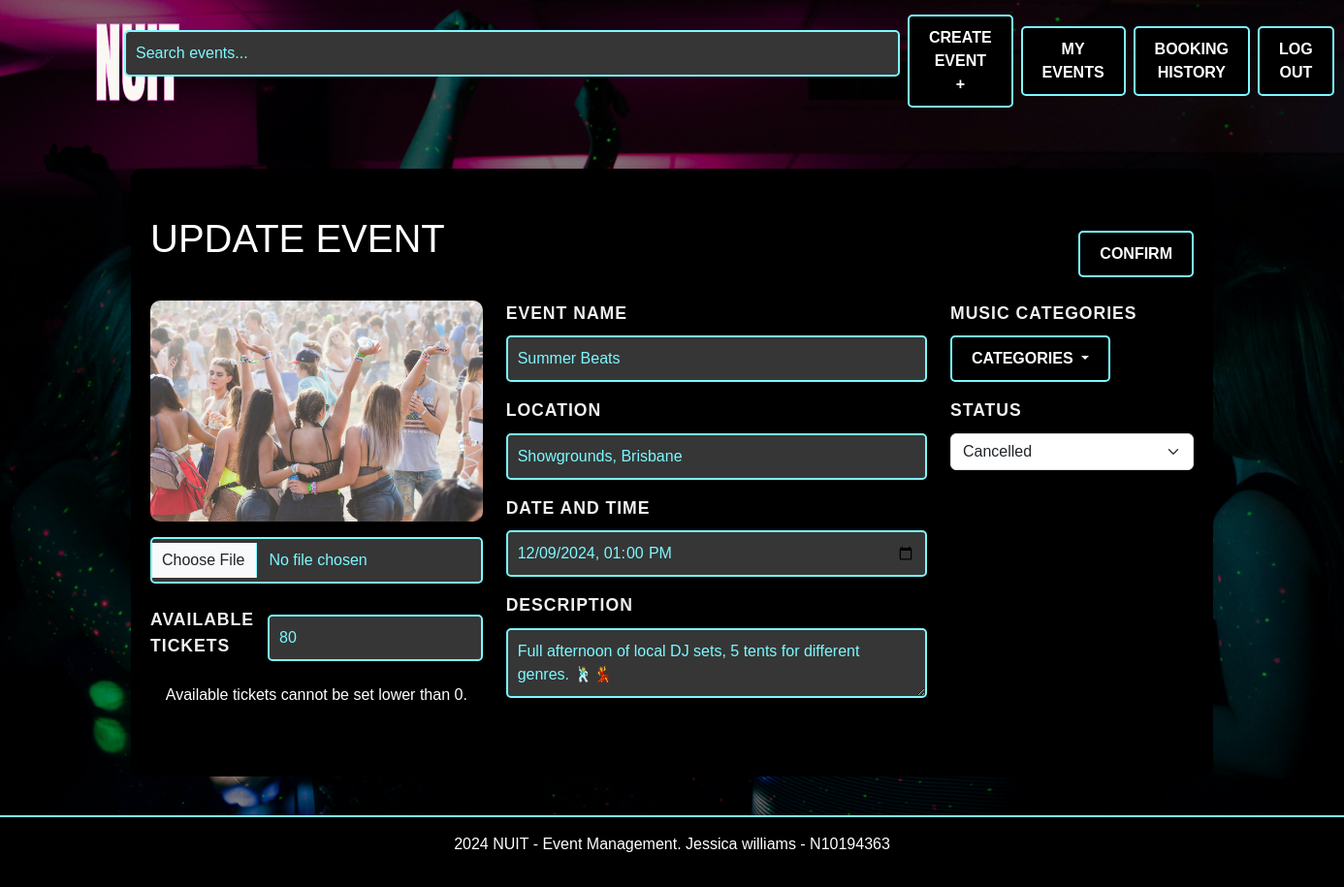
Page /update-event/3 (signed in) on the committed database.
### NUIT/models.py (models this page shows, shortened)
class Event(db.Model):
    id = db.Column(db.Integer, primary_key=True)
    name = db.Column(db.String(100), nullable=False)
    location = db.Column(db.String(100), nullable=False)
    date = db.Column(db.DateTime, nullable=False)
    description = db.Column(db.Text, nullable=True)
    available_tickets = db.Column(db.Integer, nullable=False)
    categories = db.Column(db.String(200), nullable=False)
    status = db.Column(db.String(200), default="Tickets available", nullable=False)
    image = db.Column(db.String(100), nullable=True)
    creator_id = db.Column(db.Integer, db.ForeignKey('user.id'), nullable=False)
    comments = db.relationship('Comment', backref='event', lazy=True)
    bookings = db.relationship('Booking', backref='event', lazy=True)

### NUIT/events.py (the view, shortened to what this page needs)
@event_bp.route('/update-event/<int:event_id>', methods=['GET', 'POST'])
@login_required
def update_event(event_id):
    event = Event.query.get_or_404(event_id)
    if event.creator_id != current_user.id:
        flash("You can only edit your own events, naughty! 😡", "danger")
        return redirect(url_for('main.index'))
    tickets_booked = sum(booking.quantity for booking in event.bookings)
    event_form = EventForm(obj=event)
    return render_template('update_event.html', event_form=event_form, event=event, tickets_booked=tickets_booked)

### NUIT/templates/update_event.html (shortened to what this page needs)
{% extends "base.html" %} {% from "bootstrap5/form.html" import render_form %}
{% block content %}
<div class="container mt-5">
  <div class="section-background">
    <form
      method="POST"
      action="{{ url_for('event_bp.update_event', event_id=event.id) }}"
      enctype="multipart/form-data"
    >
      <div class="row d-flex justify-content-between align-items-center">
        <div class="col-md-6">
          <h1>UPDATE EVENT</h1>
        </div>
        <div class="col-md-6 d-flex justify-content-end mt-4">
          {{ event_form.hidden_tag() }} {{ event_form.submit(class="btn") }}
        </div>
      </div>
      <div class="row d-flex align-items-stretch mt-4">
        <div
          class="col-md-4 d-flex flex-column justify-content-center align-items-center"
        >
          <img
            src="{{ url_for('static', filename=event.image.replace('nuit/static/', '')) }}"
            alt="Event Image"
            class="img-fluid"
            style="max-width: 100%; border-radius: 10px"
          />
          <div class="mt-3" style="width: 100%; text-align: center">
            {{ event_form.image(class="form-control") }}
          </div>
          <div
            class="mb-3 mt-4 d-flex align-items-center justify-content-between"
            style="width: 100%"
          >
            {{ event_form.available_tickets.label(class="form-label") }} {{
            event_form.available_tickets(class="form-control", min="1") }}
          </div>
          <p>
            Available tickets cannot be set lower than {{ tickets_booked }}.
          </p>
        </div>
        <div class="col-md-5 d-flex flex-column">
          <div class="mb-3">
            {{ event_form.name.label(class="form-label") }} {{
            event_form.name(class="form-control") }}
          </div>
          <div class="mb-3">
            {{ event_form.location.label(class="form-label") }} {{
            event_form.location(class="form-control") }}
          </div>
          <div class="mb-3">
            {{ event_form.date.label(class="form-label") }} {{
            event_form.date(class="form-control", type="datetime-local") }}
          </div>
          <div class="mb-3">
            {{ event_form.description.label(class="form-label") }} {{
            event_form.description(class="form-control") }}
          </div>
        </div>
        <div class="col-md-3">
          <div class="mb-3">
            <label for="categories" class="form-label">Music Categories</label>
            <div class="dropdown">
              <button
                class="btn btn-secondary dropdown-toggle"
                type="button"
                id="categoriesDropdown"
                data-bs-toggle="dropdown"
                aria-expanded="false"
              >
                Categories
              </button>
            </div>
          </div>
          <div class="mb-3">
            {{ event_form.status.label(class="form-label") }} {{
            event_form.status(class="form-select") }}
          </div>
        </div>
      </div>
    </form>
  </div>
</div>
{% endblock %}

### NUIT/static/css/styles.css (style rules this page uses)
body, h1, h2, h3, h4, h5, h6, p, a, button, input, footer, .search-bar { font-family: Verdana, Geneva, sans-serif; }
html, body { height: 100%; margin: 0; }
body { display: flex; flex-direction: column; justify-content: space-between; }
.btn { background-color: #000000; color: white; border: 2px solid rgb(125, 249, 255); padding: 10px 20px; border-radius: 5px; font-weight: bold; text-transform: uppercase; transition: background-color 0.3s ease, border-color 0.3s ease; }
body { background-image: url('../img/background.jpg'); background-size: cover; background-position: center; background-repeat: no-repeat; background-attachment: fixed; color: white; position: relative; z-index: 0; }
body::before { content: ""; position: fixed; top: 0; left: 0; width: 100%; height: 100%; background-color: rgba(0, 0, 0, 0.5); z-index: -1; }
.section-background { background-color: black; padding: 40px 20px; margin-bottom: 40px; border-radius: 10px; }
.form-control { background-color: rgb(54, 54, 54); color: #7DF9FF; border: 2px solid #7DF9FF; border-radius: 5px; padding: 10px; }
.form-label { color: #b3186d; }
.form-control::placeholder { color: #7DF9FF; }
.form-label { font-weight: bold; color: #f0f0f0; font-size: 1.1rem; margin-bottom: 10px; text-transform: uppercase; letter-spacing: 1px; }

### rows in the picture
Event: image (picture), available_tickets "80", name "Summer Beats", location "Showgrounds, Brisbane", date "12/09/2024 13:00", description "Full afternoon of local DJ sets, 5 tents for different genres. 🕺💃", status "Cancelled"

### other values in the picture
{{ event_form.available_tickets.label(class="form-label") }} "AVAILABLE TICKETS"
{{ tickets_booked }} "0"
{{ event_form.name.label(class="form-label") }} "EVENT NAME"
{{ event_form.location.label(class="form-label") }} "LOCATION"
{{ event_form.date.label(class="form-label") }} "DATE AND TIME"
{{ event_form.description.label(class="form-label") }} "DESCRIPTION"
{{ event_form.status.label(class="form-label") }} "STATUS"
